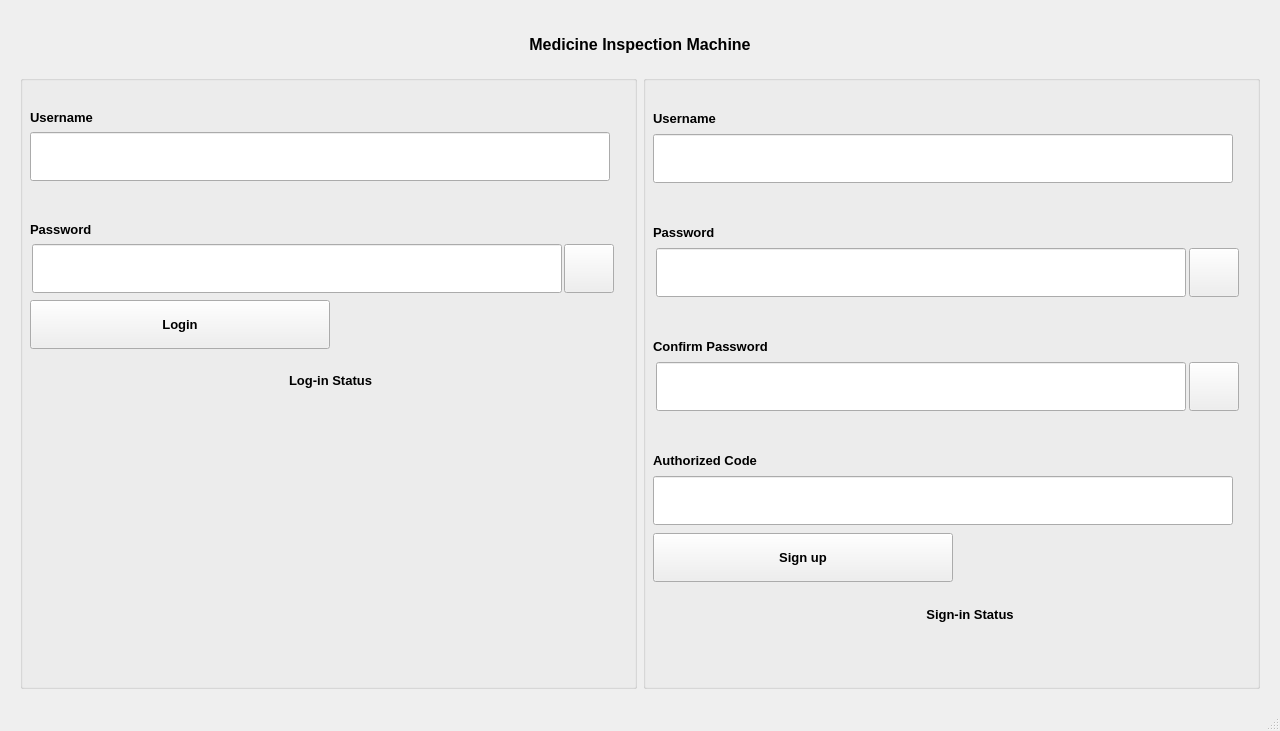
<?xml version="1.0" encoding="UTF-8"?>
<ui version="4.0">
 <class>MainWindow</class>
 <widget class="QMainWindow" name="MainWindow">
  <property name="geometry">
   <rect>
    <x>0</x>
    <y>0</y>
    <width>1280</width>
    <height>731</height>
   </rect>
  </property>
  <property name="minimumSize">
   <size>
    <width>1280</width>
    <height>731</height>
   </size>
  </property>
  <property name="maximumSize">
   <size>
    <width>1280</width>
    <height>731</height>
   </size>
  </property>
  <property name="windowTitle">
   <string>MainWindow</string>
  </property>
  <widget class="QWidget" name="centralwidget">
   <layout class="QGridLayout" name="gridLayout">
    <property name="leftMargin">
     <number>20</number>
    </property>
    <property name="topMargin">
     <number>20</number>
    </property>
    <property name="rightMargin">
     <number>20</number>
    </property>
    <property name="bottomMargin">
     <number>20</number>
    </property>
    <item row="1" column="1">
     <widget class="QGroupBox" name="groupBox_2">
      <property name="title">
       <string/>
      </property>
      <widget class="QWidget" name="verticalLayoutWidget_2">
       <property name="geometry">
        <rect>
         <x>10</x>
         <y>0</y>
         <width>634</width>
         <height>573</height>
        </rect>
       </property>
       <layout class="QVBoxLayout" name="verticalLayout_2">
        <item>
         <widget class="QLabel" name="label_6">
          <property name="minimumSize">
           <size>
            <width>300</width>
            <height>49</height>
           </size>
          </property>
          <property name="maximumSize">
           <size>
            <width>300</width>
            <height>49</height>
           </size>
          </property>
          <property name="font">
           <font>
            <pointsize>10</pointsize>
            <weight>75</weight>
            <bold>true</bold>
           </font>
          </property>
          <property name="text">
           <string>Username</string>
          </property>
          <property name="alignment">
           <set>Qt::AlignBottom|Qt::AlignLeading|Qt::AlignLeft</set>
          </property>
         </widget>
        </item>
        <item>
         <widget class="QLineEdit" name="Username_edit_signup">
          <property name="minimumSize">
           <size>
            <width>580</width>
            <height>49</height>
           </size>
          </property>
          <property name="maximumSize">
           <size>
            <width>580</width>
            <height>49</height>
           </size>
          </property>
          <property name="font">
           <font>
            <pointsize>10</pointsize>
           </font>
          </property>
         </widget>
        </item>
        <item>
         <widget class="QLabel" name="label_7">
          <property name="minimumSize">
           <size>
            <width>300</width>
            <height>49</height>
           </size>
          </property>
          <property name="maximumSize">
           <size>
            <width>300</width>
            <height>49</height>
           </size>
          </property>
          <property name="font">
           <font>
            <pointsize>10</pointsize>
            <weight>75</weight>
            <bold>true</bold>
           </font>
          </property>
          <property name="text">
           <string>Password</string>
          </property>
          <property name="alignment">
           <set>Qt::AlignBottom|Qt::AlignLeading|Qt::AlignLeft</set>
          </property>
         </widget>
        </item>
        <item>
         <layout class="QHBoxLayout" name="horizontalLayout_2">
          <property name="spacing">
           <number>0</number>
          </property>
          <property name="sizeConstraint">
           <enum>QLayout::SetDefaultConstraint</enum>
          </property>
          <property name="rightMargin">
           <number>45</number>
          </property>
          <item>
           <widget class="QLineEdit" name="Password_edit_signup">
            <property name="minimumSize">
             <size>
              <width>530</width>
              <height>49</height>
             </size>
            </property>
            <property name="maximumSize">
             <size>
              <width>530</width>
              <height>49</height>
             </size>
            </property>
            <property name="font">
             <font>
              <pointsize>10</pointsize>
             </font>
            </property>
           </widget>
          </item>
          <item>
           <widget class="QPushButton" name="ShowPassword_signin_btn">
            <property name="minimumSize">
             <size>
              <width>50</width>
              <height>49</height>
             </size>
            </property>
            <property name="maximumSize">
             <size>
              <width>50</width>
              <height>49</height>
             </size>
            </property>
            <property name="text">
             <string/>
            </property>
            <property name="icon">
             <iconset>
              <normaloff>../../fugue-icons-3.5.6-src/icons/eye.png</normaloff>../../fugue-icons-3.5.6-src/icons/eye.png</iconset>
            </property>
           </widget>
          </item>
         </layout>
        </item>
        <item>
         <widget class="QLabel" name="label_8">
          <property name="minimumSize">
           <size>
            <width>300</width>
            <height>49</height>
           </size>
          </property>
          <property name="maximumSize">
           <size>
            <width>300</width>
            <height>49</height>
           </size>
          </property>
          <property name="font">
           <font>
            <pointsize>10</pointsize>
            <weight>75</weight>
            <bold>true</bold>
           </font>
          </property>
          <property name="text">
           <string>Confirm Password</string>
          </property>
          <property name="alignment">
           <set>Qt::AlignBottom|Qt::AlignLeading|Qt::AlignLeft</set>
          </property>
         </widget>
        </item>
        <item>
         <layout class="QHBoxLayout" name="horizontalLayout_3">
          <property name="spacing">
           <number>0</number>
          </property>
          <property name="rightMargin">
           <number>45</number>
          </property>
          <item>
           <widget class="QLineEdit" name="ConfirmPassword_edit_signup">
            <property name="minimumSize">
             <size>
              <width>530</width>
              <height>49</height>
             </size>
            </property>
            <property name="maximumSize">
             <size>
              <width>530</width>
              <height>49</height>
             </size>
            </property>
            <property name="font">
             <font>
              <pointsize>10</pointsize>
             </font>
            </property>
           </widget>
          </item>
          <item>
           <widget class="QPushButton" name="ShowCFPassword_signin_btn">
            <property name="minimumSize">
             <size>
              <width>50</width>
              <height>49</height>
             </size>
            </property>
            <property name="maximumSize">
             <size>
              <width>50</width>
              <height>49</height>
             </size>
            </property>
            <property name="text">
             <string/>
            </property>
            <property name="icon">
             <iconset>
              <normaloff>../../fugue-icons-3.5.6-src/icons/eye.png</normaloff>../../fugue-icons-3.5.6-src/icons/eye.png</iconset>
            </property>
           </widget>
          </item>
         </layout>
        </item>
        <item>
         <widget class="QLabel" name="label_9">
          <property name="minimumSize">
           <size>
            <width>300</width>
            <height>49</height>
           </size>
          </property>
          <property name="maximumSize">
           <size>
            <width>300</width>
            <height>49</height>
           </size>
          </property>
          <property name="font">
           <font>
            <pointsize>10</pointsize>
            <weight>75</weight>
            <bold>true</bold>
           </font>
          </property>
          <property name="text">
           <string>Authorized Code</string>
          </property>
          <property name="alignment">
           <set>Qt::AlignBottom|Qt::AlignLeading|Qt::AlignLeft</set>
          </property>
         </widget>
        </item>
        <item>
         <widget class="QLineEdit" name="Authorized_edit">
          <property name="minimumSize">
           <size>
            <width>0</width>
            <height>49</height>
           </size>
          </property>
          <property name="maximumSize">
           <size>
            <width>580</width>
            <height>49</height>
           </size>
          </property>
          <property name="font">
           <font>
            <pointsize>10</pointsize>
           </font>
          </property>
         </widget>
        </item>
        <item>
         <widget class="QPushButton" name="Signup_btn">
          <property name="minimumSize">
           <size>
            <width>300</width>
            <height>49</height>
           </size>
          </property>
          <property name="maximumSize">
           <size>
            <width>300</width>
            <height>49</height>
           </size>
          </property>
          <property name="font">
           <font>
            <pointsize>10</pointsize>
            <weight>75</weight>
            <bold>true</bold>
           </font>
          </property>
          <property name="text">
           <string>Sign up</string>
          </property>
         </widget>
        </item>
        <item>
         <widget class="QLabel" name="Signin_status">
          <property name="minimumSize">
           <size>
            <width>0</width>
            <height>49</height>
           </size>
          </property>
          <property name="maximumSize">
           <size>
            <width>16777215</width>
            <height>49</height>
           </size>
          </property>
          <property name="font">
           <font>
            <pointsize>10</pointsize>
            <weight>75</weight>
            <bold>true</bold>
           </font>
          </property>
          <property name="text">
           <string>Sign-in Status</string>
          </property>
          <property name="alignment">
           <set>Qt::AlignCenter</set>
          </property>
         </widget>
        </item>
       </layout>
      </widget>
     </widget>
    </item>
    <item row="0" column="0" colspan="2">
     <widget class="QLabel" name="label">
      <property name="maximumSize">
       <size>
        <width>16777215</width>
        <height>49</height>
       </size>
      </property>
      <property name="font">
       <font>
        <pointsize>12</pointsize>
        <weight>75</weight>
        <bold>true</bold>
       </font>
      </property>
      <property name="toolTipDuration">
       <number>0</number>
      </property>
      <property name="text">
       <string>Medicine Inspection Machine</string>
      </property>
      <property name="alignment">
       <set>Qt::AlignCenter</set>
      </property>
     </widget>
    </item>
    <item row="1" column="0">
     <widget class="QGroupBox" name="groupBox">
      <property name="title">
       <string/>
      </property>
      <property name="alignment">
       <set>Qt::AlignLeading|Qt::AlignLeft|Qt::AlignVCenter</set>
      </property>
      <property name="flat">
       <bool>false</bool>
      </property>
      <widget class="QWidget" name="verticalLayoutWidget">
       <property name="geometry">
        <rect>
         <x>10</x>
         <y>0</y>
         <width>601</width>
         <height>333</height>
        </rect>
       </property>
       <layout class="QVBoxLayout" name="verticalLayout">
        <item>
         <widget class="QLabel" name="label_2">
          <property name="minimumSize">
           <size>
            <width>300</width>
            <height>49</height>
           </size>
          </property>
          <property name="maximumSize">
           <size>
            <width>300</width>
            <height>49</height>
           </size>
          </property>
          <property name="font">
           <font>
            <pointsize>10</pointsize>
            <weight>75</weight>
            <bold>true</bold>
           </font>
          </property>
          <property name="text">
           <string>Username</string>
          </property>
          <property name="alignment">
           <set>Qt::AlignBottom|Qt::AlignLeading|Qt::AlignLeft</set>
          </property>
         </widget>
        </item>
        <item>
         <widget class="QLineEdit" name="Username_edit_login">
          <property name="minimumSize">
           <size>
            <width>580</width>
            <height>49</height>
           </size>
          </property>
          <property name="maximumSize">
           <size>
            <width>580</width>
            <height>49</height>
           </size>
          </property>
          <property name="font">
           <font>
            <pointsize>10</pointsize>
           </font>
          </property>
         </widget>
        </item>
        <item>
         <widget class="QLabel" name="label_4">
          <property name="minimumSize">
           <size>
            <width>300</width>
            <height>49</height>
           </size>
          </property>
          <property name="maximumSize">
           <size>
            <width>300</width>
            <height>49</height>
           </size>
          </property>
          <property name="font">
           <font>
            <pointsize>10</pointsize>
            <weight>75</weight>
            <bold>true</bold>
           </font>
          </property>
          <property name="text">
           <string>Password</string>
          </property>
          <property name="alignment">
           <set>Qt::AlignBottom|Qt::AlignLeading|Qt::AlignLeft</set>
          </property>
         </widget>
        </item>
        <item>
         <layout class="QHBoxLayout" name="horizontalLayout">
          <property name="spacing">
           <number>0</number>
          </property>
          <property name="rightMargin">
           <number>15</number>
          </property>
          <item>
           <widget class="QLineEdit" name="Password_edit_login">
            <property name="minimumSize">
             <size>
              <width>530</width>
              <height>49</height>
             </size>
            </property>
            <property name="maximumSize">
             <size>
              <width>530</width>
              <height>49</height>
             </size>
            </property>
            <property name="font">
             <font>
              <pointsize>10</pointsize>
             </font>
            </property>
           </widget>
          </item>
          <item>
           <widget class="QPushButton" name="ShowPassword_btn">
            <property name="maximumSize">
             <size>
              <width>50</width>
              <height>49</height>
             </size>
            </property>
            <property name="text">
             <string/>
            </property>
            <property name="icon">
             <iconset>
              <normaloff>../../fugue-icons-3.5.6-src/icons/eye.png</normaloff>../../fugue-icons-3.5.6-src/icons/eye.png</iconset>
            </property>
            <property name="iconSize">
             <size>
              <width>40</width>
              <height>40</height>
             </size>
            </property>
           </widget>
          </item>
         </layout>
        </item>
        <item>
         <widget class="QPushButton" name="Login_btn">
          <property name="minimumSize">
           <size>
            <width>300</width>
            <height>49</height>
           </size>
          </property>
          <property name="maximumSize">
           <size>
            <width>300</width>
            <height>49</height>
           </size>
          </property>
          <property name="font">
           <font>
            <pointsize>10</pointsize>
            <weight>75</weight>
            <bold>true</bold>
           </font>
          </property>
          <property name="text">
           <string>Login</string>
          </property>
         </widget>
        </item>
        <item>
         <widget class="QLabel" name="Login_status">
          <property name="minimumSize">
           <size>
            <width>0</width>
            <height>49</height>
           </size>
          </property>
          <property name="maximumSize">
           <size>
            <width>16777215</width>
            <height>49</height>
           </size>
          </property>
          <property name="font">
           <font>
            <pointsize>10</pointsize>
            <weight>75</weight>
            <bold>true</bold>
           </font>
          </property>
          <property name="text">
           <string>Log-in Status</string>
          </property>
          <property name="alignment">
           <set>Qt::AlignCenter</set>
          </property>
         </widget>
        </item>
       </layout>
      </widget>
     </widget>
    </item>
   </layout>
  </widget>
  <widget class="QMenuBar" name="menubar">
   <property name="geometry">
    <rect>
     <x>0</x>
     <y>0</y>
     <width>1280</width>
     <height>26</height>
    </rect>
   </property>
  </widget>
  <widget class="QStatusBar" name="statusbar"/>
 </widget>
 <resources/>
 <connections/>
</ui>
